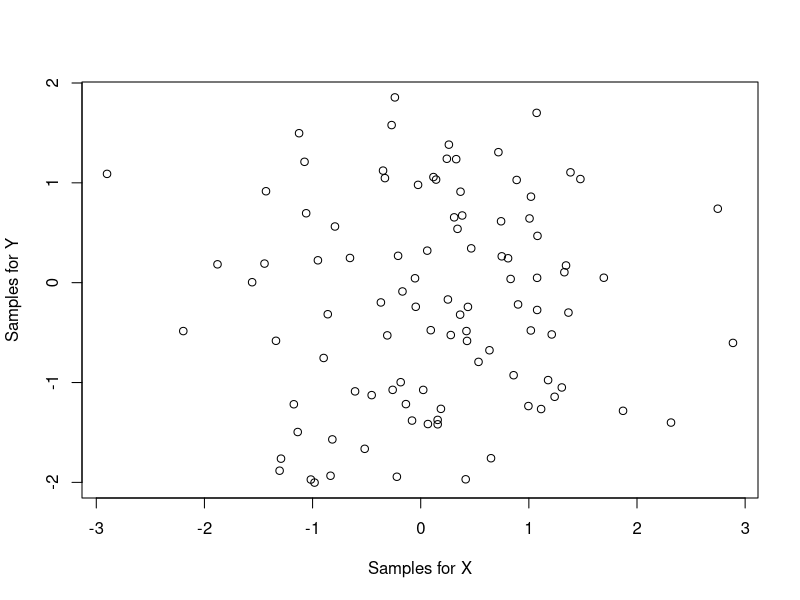

Here is the R script that generated this plot:
## ---- chunk 1
knitr::opts_chunk$set(echo = TRUE)
## ---- chunk 2
rnorm( 2, mean=1, sd=2 )
## ---- chunk 3
set.seed(2022)
x <- rnorm( 100 )
y <- rnorm( 100 )
obs <- data.frame( "x"=x, "y"=y )
## ---- chunk 4
plot( obs$x, obs$y, xlab="Samples for X", ylab="Samples for Y" )
